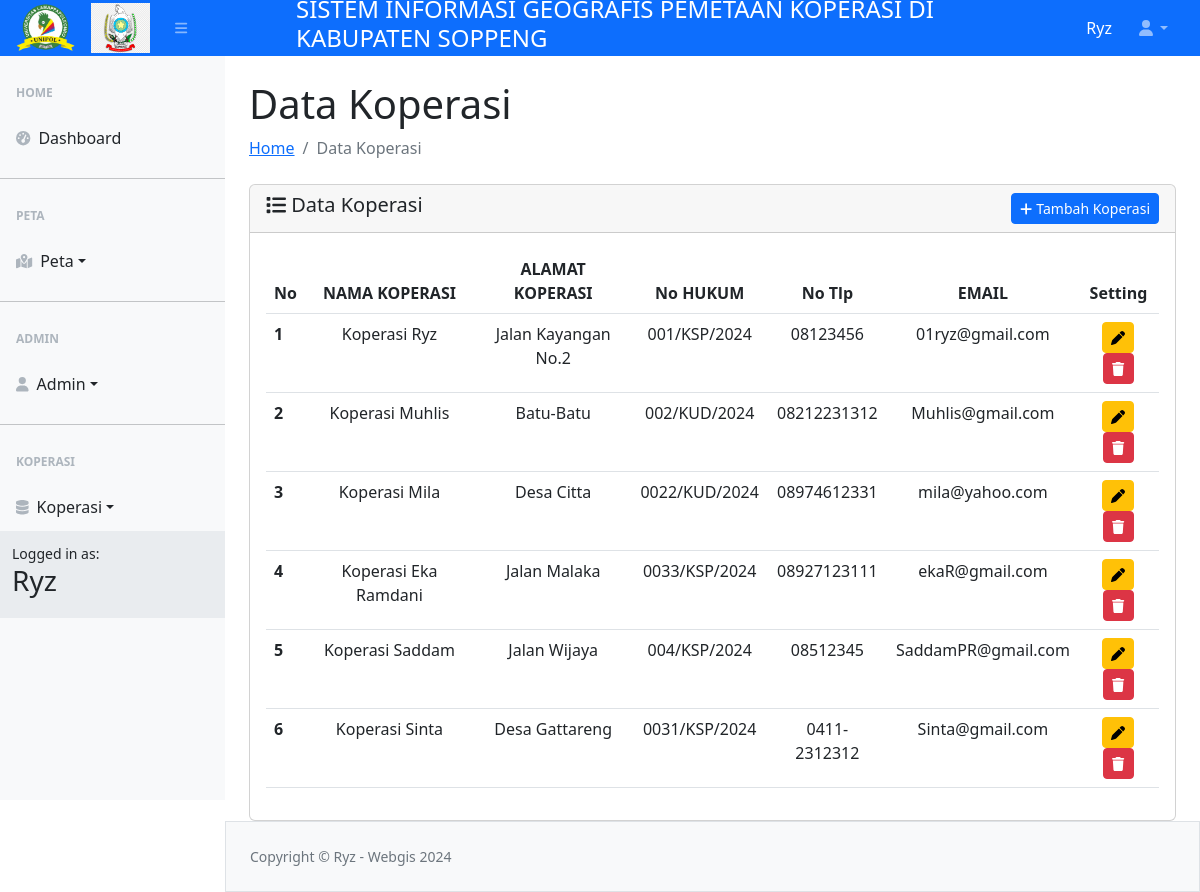
Screenshot of /koperasi/koperasi.php (signed in) with the database file from the repository.
### tables this page shows
CREATE TABLE `koperasi` (
  `id_koperasi` int(150) NOT NULL,
  `id_kecamatan` int(150) NOT NULL,
  `id_jenis` int(150) NOT NULL,
  `nama_koperasi` varchar(250) NOT NULL,
  `alamat_koperasi` varchar(250) NOT NULL,
  `no_hukum` varchar(250) NOT NULL,
  `nomor_telepon` varchar(100) NOT NULL,
  `email` varchar(250) NOT NULL,
  `gambar` varchar(250) NOT NULL
);

### config.php (called while the page is built, shortened)
<?php
$main_url = "http://localhost/SIG/";

### koperasi/koperasi.php (the view, shortened to what this page needs)
<?php
include_once "../config.php";
include_once "../template/header.php";
include_once "../template/navbar.php";
include_once "../template/sidebar.php";
?>
<div id="layoutSidenav_content">
                <main>
                    <div class="container-fluid px-4">
                        <h1 class="mt-4">Data Koperasi</h1>
                        <ol class="breadcrumb mb-4">
                            <li class="breadcrumb-item "><a href="../index.php">Home</a></li>
                            <li class="breadcrumb-item active">Data Koperasi</li>
                        </ol>
                        <div class="card">
  <div class="card-header">
    <span class="h5 my-2"><i class="fa-solid fa-list"></i> Data Koperasi</span>
    <a href="<?= $main_url ?>koperasi/input-koperasi.php" class="btn btn-sm btn-primary float-end"><i class="fa-solid fa-plus"></i> Tambah Koperasi</a>
  </div>
  <div class="card-body">
  <table class="table table-hover" id="datatablesSimple">
  <thead>
    <tr>
      <th scope="col">No</th>
      <th scope="col"> <center>NAMA KOPERASI</center></th>
      <th scope="col"><center>ALAMAT KOPERASI</center></th>
      <th scope="col"><center>No HUKUM</center></th>
      <th scope="col"><center>No Tlp</center></th>
      <th scope="col"><center>EMAIL</center></th>
      <th scope="col"><center>Setting</center></th>
    </tr>
  </thead>
  <tbody>
    <?php
$no = 1;
$queryKoperasi = mysqli_query($koneksi,"SELECT * FROM koperasi");
while ($data = mysqli_fetch_array($queryKoperasi)) {?>
    <tr>
      <th scope="row"><?=$no++ ?></th>
      <td align="center"><?= $data['nama_koperasi']?></td>
      <td align="center"><?= $data['alamat_koperasi']?></td>
      <td align="center"><?= $data['no_hukum']?></td>
      <td align="center"><?= $data['nomor_telepon']?></td>
      <td align="center"><?= $data['email']?></td>
      <td align="center">
        <a href="edit-koperasi.php?id_koperasi=<?= $data['id_koperasi']?>&gambar=<?= $data['gambar']?>" class="btn btn-sm btn-warning" tittle=" Update Koperasi"><i class="fa-solid fa-pen"></i></a>
        <a href="hapus-koperasi.php?id_koperasi=<?= $data['id_koperasi']?>&gambar=<?= $data['gambar']?>" class="btn btn-sm btn-danger" tittle="Hapus koperasi" onclick="return confirm('Apakah Anda Yakin ingin menghapus data ini ?')"><i class="fa-solid fa-trash"></i> </a>
      </td>
    </tr>
    <?php
}
?>
  </tbody>
</table>
                    </div>
                </main>
<?php
include_once "../template/footer.php";
?>

### template/header.php (shortened to what this page needs)
<!DOCTYPE html>
<html lang="en">
    <head>
        <link href="https://cdn.jsdelivr.net/npm/simple-datatables@7.1.2/dist/style.min.css" rel="stylesheet" />
        <link href="<?= $main_url?>asset/boot/css/styles.css" rel="stylesheet" />
    <link rel="stylesheet" href="<?= $main_url?>leaflet/leaflet.css"
/>
    </head>

### template/navbar.php (shortened to what this page needs)
<body class="sb-nav-fixed">
        <nav class="sb-topnav navbar navbar-expand navbar-dark bg-primary">
            <img style="height: 50px;  " src="<?= $main_url?>img/unipol2.png" alt="Unipol" class="ps-3">
           <img style="height: 50px;  " src="<?= $main_url?>img/soppeng.png" alt="" class="ps-3">
            <button class="ps-4 btn btn-link btn-sm order-1 order-lg-0 me-4 me-lg-0" id="sidebarToggle" href="#!"><i class="fas fa-bars"></i></button>
            <h4 class="text-white " style="padding-left: 100px; padding-right:100px;"><marquee behavior="" direction="">SISTEM INFORMASI GEOGRAFIS PEMETAAN KOPERASI DI KABUPATEN SOPPENG</marquee></h4>
            <form class="d-none d-md-inline-block form-inline ms-auto me-0 me-md-3 my-2 my-md-0">
                <span class="text-white text-capitalize"> <?= $_SESSION["ssUser"] ?></span>
            </form>
            <ul class="navbar-nav ms-auto ms-md-0 me-3 me-lg-4">
                <li class="nav-item dropdown">
                    <a class="nav-link dropdown-toggle" id="navbarDropdown" href="#" role="button" data-bs-toggle="dropdown" aria-expanded="false"><i class="fas fa-user fa-fw"></i></a>
                </li>
            </ul>
        </nav>

### template/sidebar.php (shortened to what this page needs)
<div id="layoutSidenav">
            <div id="layoutSidenav_nav">
                <nav class="sb-sidenav accordion sb-sidenav-light" id="sidenavAccordion">
                    <div class="sb-sidenav-menu">
                        <div class="nav">
                            <div class="sb-sidenav-menu-heading">HOME</div>
                            <a class="nav-link" href="<?= $main_url ?>index.php">
                                <div class="sb-nav-link-icon"><i class="fas fa-tachometer-alt"></i></div>
                                Dashboard
                            </a>
                            <hr class="mb-0">
                            <div class=" sb-sidenav-menu-heading">PETA</div>
                    <div class="nav-item dropdown">
                        <a class="nav-link dropdown-toggle" href="#" id="petaDropdown" role="button" data-bs-toggle="dropdown" aria-expanded="false">
                            <div class="sb-nav-link-icon"><i class="fa-solid fa-map-location-dot"></i></div>
                            Peta
                        </a>
                    </div>
                    <hr class="mb-0">
                            <div class="sb-sidenav-menu-heading">ADMIN</div>
                    <div class="nav-item dropdown">
                        <a class="nav-link dropdown-toggle" href="#" id="adminDropdown" role="button" data-bs-toggle="dropdown" aria-expanded="false">
                            <div class="sb-nav-link-icon"><i class="fa-solid fa-user"></i></div>
                            Admin
                        </a>
                    </div>
                    <hr class="mb-0">
                            <div class="sb-sidenav-menu-heading">KOPERASI</div>
                    <div class="nav-item dropdown">
                        <a class="nav-link dropdown-toggle" href="#" id="koperasiDropdown" role="button" data-bs-toggle="dropdown" aria-expanded="false">
                            <div class="sb-nav-link-icon"><i class="fa-solid fa-database"></i></div>
                            Koperasi
                        </a>
                        </div>
                    </div>
                    <div class="sb-sidenav-footer">
                        <div class="small">Logged in as:</div>
                        <h3><?= $_SESSION["ssUser"] ?></h3>
                    </div>
                </nav>
            </div>

### template/footer.php (shortened to what this page needs)
<footer class="py-4 bg-light mt-auto border">
                    <div class="container-fluid px-4">
                        <div class="d-flex align-items-center justify-content-between small">
                            <div class="text-muted">Copyright &copy; Ryz - Webgis <?= date('Y') ?></div>
                        </div>
                    </div>
                </footer>
            </div>
        </div>
    </body>
</html>

### template/header.php (style rules this page uses)
button { padding: 8px 15px; font-size: 16px; cursor: pointer; }

### rows the page displays
koperasi: nama_koperasi "Koperasi Ryz", alamat_koperasi "Jalan Kayangan No.2", no_hukum "001/KSP/2024", nomor_telepon "08123456", email "01ryz@gmail.com"
koperasi: nama_koperasi "Koperasi Muhlis", alamat_koperasi "Batu-Batu", no_hukum "002/KUD/2024", nomor_telepon "08212231312", email "Muhlis@gmail.com"
koperasi: nama_koperasi "Koperasi Mila", alamat_koperasi "Desa Citta", no_hukum "0022/KUD/2024", nomor_telepon "08974612331", email "mila@yahoo.com"
koperasi: nama_koperasi "Koperasi Eka Ramdani", alamat_koperasi "Jalan Malaka", no_hukum "0033/KSP/2024", nomor_telepon "08927123111", email "ekaR@gmail.com"
koperasi: nama_koperasi "Koperasi Saddam", alamat_koperasi "Jalan Wijaya", no_hukum "004/KSP/2024", nomor_telepon "08512345", email "SaddamPR@gmail.com"
koperasi: nama_koperasi "Koperasi Sinta", alamat_koperasi "Desa Gattareng", no_hukum "0031/KSP/2024", nomor_telepon "0411-2312312", email "Sinta@gmail.com"

### other values shown
$_SESSION["ssUser"] "Ryz"
